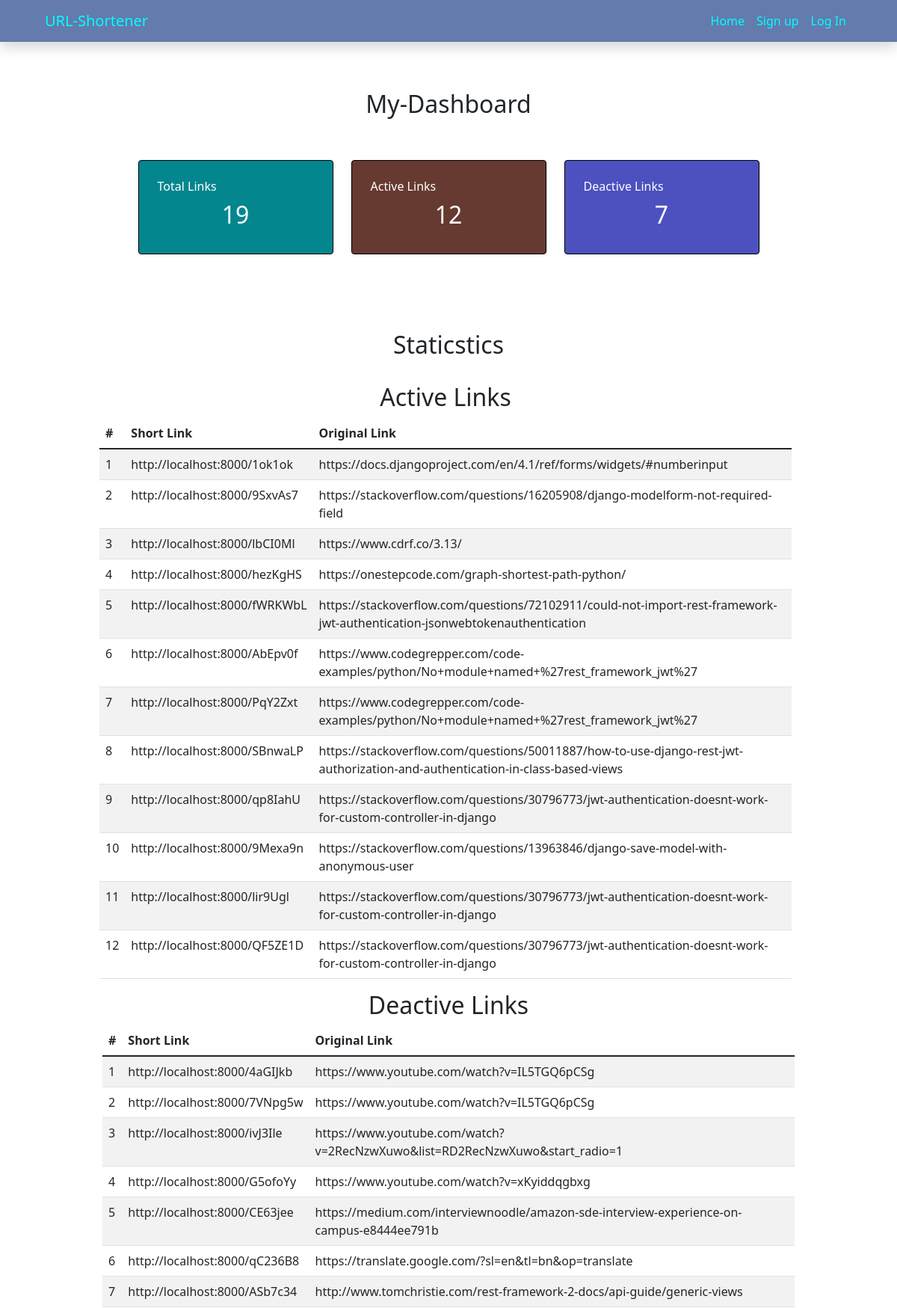
Page /user/dashboard/2 (upper part) on the earlier database version.
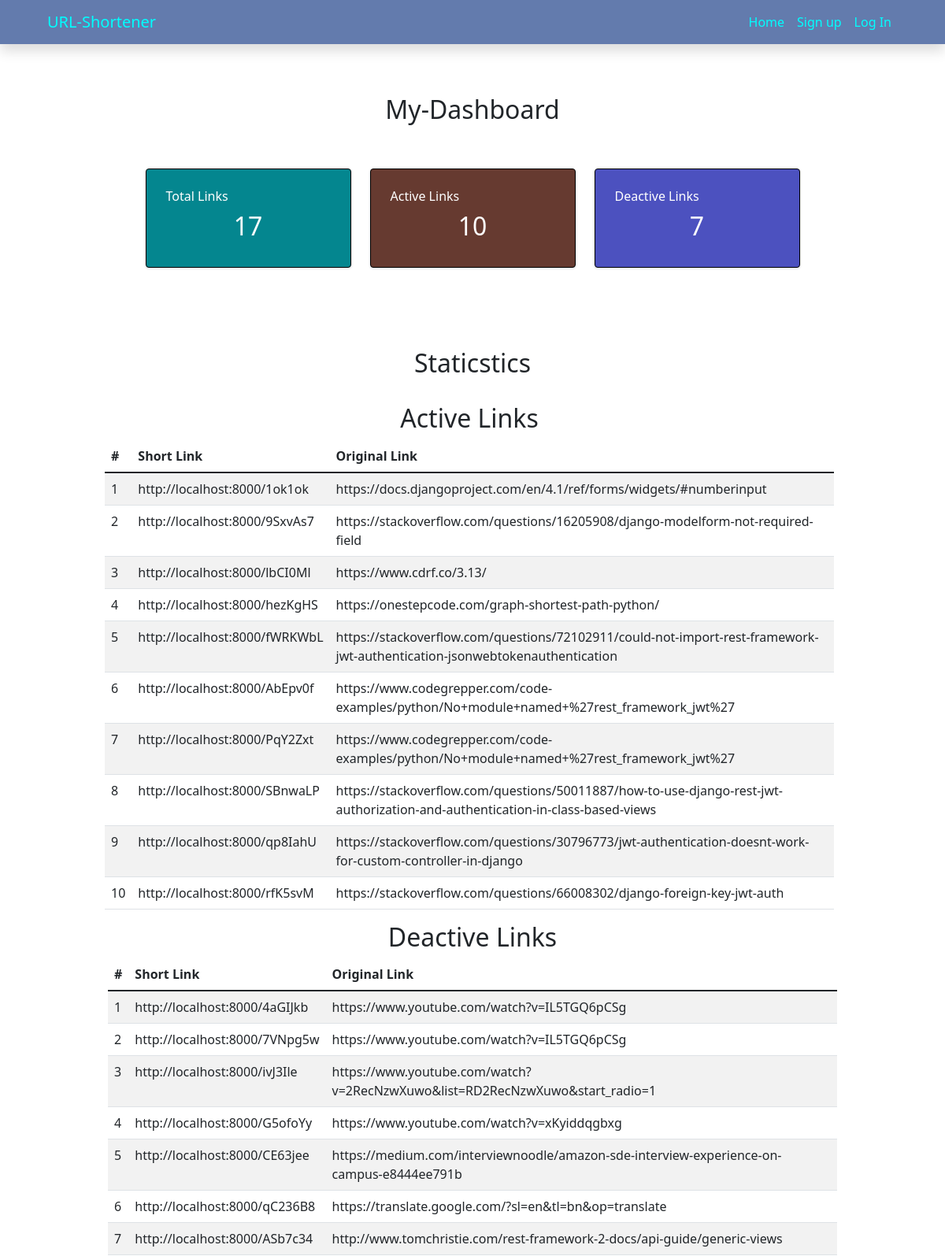
Same page on the later database version.
### urlShortener/models.py (models this page shows, shortened)
class ShortURLS(models.Model):
    user = models.ForeignKey(User, on_delete=models.CASCADE, default=2)
    created_at = models.DateTimeField(auto_now_add=True)
    expiration_day = models.IntegerField(default=1)
    long_url = models.URLField()
    short_url = models.CharField(max_length=15, unique=True, blank=True)
    is_deleted = models.BooleanField(default=False)
    def get_short_absolute_url(self):
        new_url = settings.DEFAULT_DOMAIN+'/'+self.short_url
        return new_url

### subscriber/views.py (the view)
# urls.py: path('dashboard/<int:pk>', dashboard, name='dashboard')
def dashboard(request, pk):
	template = 'customer/dashboard.html'
	print('url=> ', request.get_host)
	context = {}
	all_urls = ShortURLS.objects.filter(user_id=pk)
	if request.user.is_superuser:
		all_urls = ShortURLS.objects.all()
	total_urls = all_urls.count()
	active_urls = all_urls.filter(is_deleted=False)
	deactive_urls = all_urls.filter(is_deleted=True)
	total_active_urls = active_urls.count()
	total_deactive_urls = deactive_urls.count()
	context['total_urls'] = total_urls
	context['active_urls'] = active_urls
	context['deactive_urls'] = deactive_urls
	context['total_active_urls'] = total_active_urls
	context['total_deactive_urls'] = total_deactive_urls
	return render(request, template, context )

### templates/customer/dashboard.html (shortened to what this page needs)
{% extends 'base.html' %}
{% block content %}
<head>
</head>
<section class="container" style="min-height:720px;">
    <br><br>
    {% if user.is_superuser %}
    <h2 class="text-center">Admin-Dashboard</h2>
    {% else %}
    <h2 class="text-center">My-Dashboard</h2>
    {% endif %}
    <br><br>
    <div class="row justify-content-center">
        <div class="col-md-4 col-xl-3">
            <div class="card bg-c-blue order-card">
                <div class="card-block">
                    <h6 class="m-b-20"> Total Links</h6>
                    <h2 class="text-center"><span>{{total_urls}}</span></h2>
                </div>
            </div>
        </div>
        <div class="col-md-4 col-xl-3">
            <div class="card bg-c-pink order-card">
                <div class="card-block">
                    <h6 class="m-b-20"> Active Links</h6>
                    <h2 class="text-center"><span>{{total_active_urls}}</span></h2>
                </div>
            </div>
        </div>
        <div class="col-md-4 col-xl-3">
            <div class="card bg-c-green order-card">
                <div class="card-block">
                    <h6 class="m-b-20"> Deactive Links</h6>
                    <h2 class="text-center"><span>{{total_deactive_urls}}</span></h2>
                </div>
            </div>
        </div>
    </div>
    <br><br><br>
    <h2 class="text-center">Staticstics</h2>
    <br>
    <div class="row justify-content-center">
        <div class="col-md-10 me-2">
            <h2 class="text-center">Active Links</h2>
            <table class="table table-striped table-hover">
                <thead>
                    <tr>
                        <th scope="col">#</th>
                        <th scope="col">Short Link</th>
                        <th scope="col">Original Link</th>
                    </tr>
                </thead>
                <tbody>
                    {% for url in active_urls %}
                    <tr>
                        <td>{{ forloop.counter }}</td>
                        <td>{{ url.get_short_absolute_url }}</td>
                        <td>{{ url.long_url }}</td>
                    </tr>
                    {% endfor %}
                </tbody>
            </table>
        </div>
        {% if total_deactive_urls %}
        <div class="col-md-10">
            <h2 class="text-center">Deactive Links</h2>
            <table class="table table-striped table-hover">
                <thead>
                    <tr>
                        <th scope="col">#</th>
                        <th scope="col">Short Link</th>
                        <th scope="col">Original Link</th>
                    </tr>
                </thead>
                <tbody>
                    {% for url in deactive_urls %}
                    <tr>
                        <td>{{ forloop.counter }}</td>
                        <td>{{ url.get_short_absolute_url }}</td>
                        <td>{{ url.long_url }}</td>
                    </tr>
                    {% endfor %}
                </tbody>
            </table>
        </div>
        {% endif %}
    </div>
</section>
{% endblock %}

Differences in the rows shown:
no longer on this page (row edited): ShortURLS: get_short_absolute_url "http://localhost:8000/9Mexa9n", long_url "https://stackoverflow.com/questions/13963846/django-save-model-with-anonymous-user", shown under "Active Links"
no longer on this page (row edited): ShortURLS: get_short_absolute_url "http://localhost:8000/lir9Ugl", long_url "https://stackoverflow.com/questions/30796773/jwt-authentication-doesnt-work-for-custom-controller-in-django", shown under "Active Links"
no longer on this page (row edited): ShortURLS: get_short_absolute_url "http://localhost:8000/QF5ZE1D", long_url "https://stackoverflow.com/questions/30796773/jwt-authentication-doesnt-work-for-custom-controller-in-django", shown under "Active Links"
added ShortURLS: get_short_absolute_url "http://localhost:8000/rfK5svM", long_url "https://stackoverflow.com/questions/66008302/django-foreign-key-jwt-auth", shown under "Active Links"
Other differences:
{{ total_urls }}: "19" → "17"
{{ total_active_urls }}: "12" → "10"
